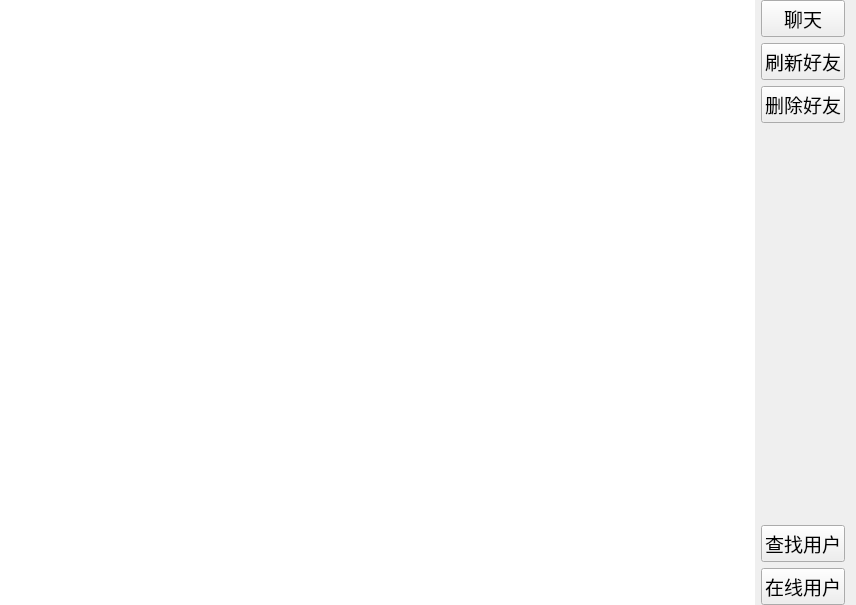
<?xml version="1.0" encoding="UTF-8"?>
<ui version="4.0">
 <class>Friend</class>
 <widget class="QWidget" name="Friend">
  <property name="geometry">
   <rect>
    <x>0</x>
    <y>0</y>
    <width>856</width>
    <height>605</height>
   </rect>
  </property>
  <property name="windowTitle">
   <string>Form</string>
  </property>
  <layout class="QGridLayout" name="gridLayout">
   <property name="leftMargin">
    <number>0</number>
   </property>
   <property name="topMargin">
    <number>0</number>
   </property>
   <property name="bottomMargin">
    <number>0</number>
   </property>
   <item row="0" column="0">
    <layout class="QHBoxLayout" name="horizontalLayout">
     <property name="spacing">
      <number>6</number>
     </property>
     <item>
      <widget class="QListWidget" name="friend_LW">
       <property name="frameShape">
        <enum>QFrame::NoFrame</enum>
       </property>
      </widget>
     </item>
     <item>
      <layout class="QVBoxLayout" name="verticalLayout">
       <item>
        <widget class="QPushButton" name="chat_PB">
         <property name="font">
          <font>
           <family>Agency FB</family>
           <pointsize>14</pointsize>
          </font>
         </property>
         <property name="text">
          <string>聊天</string>
         </property>
        </widget>
       </item>
       <item>
        <widget class="QPushButton" name="flushFriend_PB">
         <property name="font">
          <font>
           <family>Agency FB</family>
           <pointsize>14</pointsize>
          </font>
         </property>
         <property name="text">
          <string>刷新好友</string>
         </property>
        </widget>
       </item>
       <item>
        <widget class="QPushButton" name="delFriend_PB">
         <property name="font">
          <font>
           <family>Agency FB</family>
           <pointsize>14</pointsize>
          </font>
         </property>
         <property name="text">
          <string>删除好友</string>
         </property>
        </widget>
       </item>
       <item>
        <spacer name="verticalSpacer">
         <property name="orientation">
          <enum>Qt::Vertical</enum>
         </property>
         <property name="sizeHint" stdset="0">
          <size>
           <width>20</width>
           <height>40</height>
          </size>
         </property>
        </spacer>
       </item>
       <item>
        <widget class="QPushButton" name="findUser_PB">
         <property name="font">
          <font>
           <family>Agency FB</family>
           <pointsize>14</pointsize>
          </font>
         </property>
         <property name="text">
          <string>查找用户</string>
         </property>
        </widget>
       </item>
       <item>
        <widget class="QPushButton" name="onlineUser_PB">
         <property name="font">
          <font>
           <family>Agency FB</family>
           <pointsize>14</pointsize>
          </font>
         </property>
         <property name="text">
          <string>在线用户</string>
         </property>
        </widget>
       </item>
      </layout>
     </item>
    </layout>
   </item>
  </layout>
 </widget>
 <resources/>
 <connections/>
</ui>
